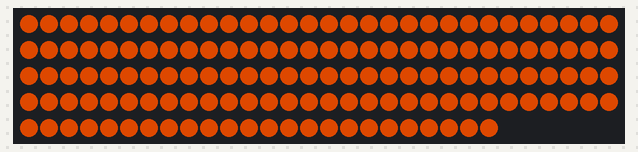
Simulated run of this sketch. Board: Arduino Uno, built with avr-gcc and run on an emulated ATmega328P. Shown: 144 RGB LEDs in strip order, left to right, continuing on the next row. Dim RGB values are drawn brighter than linear; random numbers use the default seed unless the sketch sets one.

Above: at 0.47 s.
At 15.92 s:
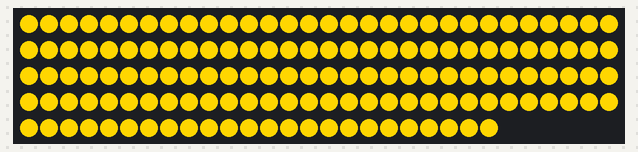
At 19.01 s:
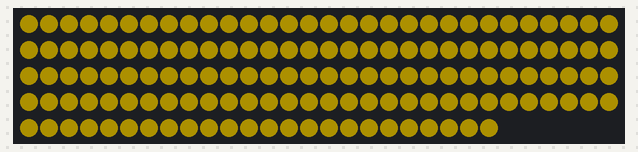

The sketch:

Triangle.ino
```cpp
//#include <TimerOne.h>
//#include "Button.h"
#include "SPI.h"
#include "Adafruit_WS2801.h"

//
//  Dimetrodon - 1 strand of 15 lights on a sail
//             - Sail is symmetric (7 + 1 + 7)
//             - No keypad
//
/*****************************************************************************/
//
// 10/22/14
//
// Modern full colors
//
#define dataPin 9       // 'yellow' wire
#define clockPin 8      // 'green' wire

#define numLights  144   // 15 segments to the sail

// framebuffers
uint32_t current_frame[numLights];
uint32_t next_frame[numLights];

// Set the first variable to the NUMBER of pixels.
Adafruit_WS2801 strip = Adafruit_WS2801(numLights, dataPin, clockPin);

// Sail colors

int foreColor  = 84;   // Starting foreground color
int backColor = 168;   // Starting background color
#define MaxColor 1536    // Colors are 6 * 256


// Shows

int wait=6;    // index to keep track of delay time
#define maxWait 12     // Number of stored delay times

//
// Setup
//

void setup() {

  //Serial.begin(9600);
  //Serial.println("Start");

  // Start up the LED counter
  strip.begin();

  // Update the strip, to start they are all 'off'
  clear();
  strip.show();
}


void loop() {

  // Start with a fun random show

  switch(0) {//random(8)) {

    case 0:
      allOn(random(20,100));
      break;
    case 1:
      randomfill(random(5,20));
      break;
    case 2:
      twocolor(random(1,30)*10000);
      break;
    case 3:
      rainbowshow(random(100,500));
      break;
    case 4:
      lightwave(random(10,50));
      break;
    case 5:
      twowave(random(10,50));
      break;
    case 6:
      lightrunup(random(10,40));
      break;
    case 7:
      randomcolors(random(5,30)*10000);
      break;

  }

  // Then a break with all the lights off
  clear();
  strip.show();
  delay(random(1,4)*10000);  // Hopefully 10-1200 seconds
}

/*
 * set all cells to black but don't call show yet
 * ignores buffering
 */
void clear() {
  for (int i=0; i<numLights; i++) {
    strip.setPixelColor(i, Color(0,0,0));
    setPixelColor(i, Color(0,0,0));
  }
}

/*
 * Fades lights to black over fade time
 */
void clearWithFade(int fadeTime) {
  for (int i=0; i<numLights; i++) {
    setPixelColor(i, Color(0,0,0));
  }
  morph_frame(fadeTime);
}

/*
 * All On
 *
 * Simply turns all the pixes on to a random color and then cycles
 *
 */

void allOn (int cycles) {
   for (int count = 0; count < cycles; count++) {
    for (int i=0; i < strip.numPixels(); i++) {
      setPixelColor(i, Wheel(foreColor));
    }
    morph_frame(GetDelayTime(wait));

    if (!random(100)) { if (wait++ > maxWait) wait = 0; }
    foreColor = (foreColor + 5) % MaxColor;
  }
  clearWithFade(1000);
}

/*
 * randomfill: randomly fills in pixels from blank to all on
 * then takes them away random until blank
 */

void randomfill(int cycles) {
  int i, j, save;
  byte shuffle[numLights];  // Will contain a shuffle of 0 to totPixels

  for (int count = 0; count < cycles; count++) {

    // Shuffle sort to determine order to turn on lights
    for (i=0; i < numLights; i++) shuffle[i] = i; // before shuffle
    for (i=0; i < numLights; i++) {  // here's position
      j = random(numLights);       // there's position
      save = shuffle[i];
      shuffle[i] = shuffle[j];     // first swap
      shuffle[j] = save;           // second swap
    }
    // Blank the screen
    clear();
    strip.show();
    delay(GetDelayTime(wait));

    // Turn on lights one at a time
    for (i=0; i < numLights; i++) {
      setPixelColor(shuffle[i], Wheel(foreColor));
      morph_frame(GetDelayTime(wait));
    }
    // Turn off lights one at a time
    for (i=0; i < numLights; i++) {
      setPixelColor(shuffle[numLights-i-1], Color(0,0,0));
      morph_frame(GetDelayTime(wait));
    }
    // Possibly new delay
    if (!random(2)) { wait = random(0,maxWait); }
  }
}

/*
 * randomcolors: turns each pixel on to a random color
 */

void randomcolors(long time) {
  for (int i=0; i < numLights; i++) setPixelColor(i, Wheel(random(MaxColor)));
  morph_frame(1000);
  delay(time);
  clearWithFade(1000);
}

/*
 * twocolor: alternates the color of pixels between two colors
 */

void twocolor(long time) {
  for (int i=0; i < numLights; i++) {
    if (i%2) { setPixelColor(i, Wheel(foreColor)); }
    else { setPixelColor(i, Wheel(backColor)); }
  }
  morph_frame(1000);
  delay(time);
  clearWithFade(1000);
  backColor = (backColor + 50) % MaxColor;
}

/*
 * rainbowshow: fills the spines with a gradient rainbow
 * over time, the starting color changes
 */

void rainbowshow(int cycles) {

  for (int count = 0; count < cycles; count++) {
    //int diff = abs(foreColor - backColor);
    int diff = MaxColor;
    for (int i=0; i < strip.numPixels(); i++) {
      setPixelColor(i, Wheel(((i*diff / strip.numPixels())+foreColor) % diff));
    }
    morph_frame(GetDelayTime(wait));
    foreColor = (foreColor + 20) % MaxColor;

    // Possibly new delay
    if (!random(10)) { if (wait++ > maxWait) wait = 0; }
  }
  clearWithFade(1000);
}

/*
 * visit each light in order and illuminate its neighbors
 * ignores buffering
 */
void unit_test() {

  for (int i=0; i<numLights; i++) {
    clear();
    strip.setPixelColor(i, Color(255,0,0));
    strip.show();
    delay(500);
  }
}

/*
 * lightwave - Just one pixel traveling from 0 to numLights
 */

void lightwave(int cycles) {

  for (int count = 0; count < cycles; count++) {
    for (int i=0; i < numLights; i++) {
      for (int j=0; j < numLights; j++) {
        if (i == j) { setPixelColor(j, Wheel(foreColor)); }
        else { setPixelColor(j, Color(0,0,0)); }
      }
      morph_frame(GetDelayTime(wait));
      if (!random(100)) wait = (wait + 1) % maxWait;
      if (!random(10)) foreColor = (foreColor + 5) % MaxColor;
    }
  }
}

/*
 * twowave - Two pixels traveling in opposite directions
 */

void twowave(int cycles) {

  for (int count = 0; count < cycles; count++) {
    for (int i=0; i < numLights; i++) {
      for (int j=0; j < numLights; j++) {
        if (j != i && j != (numLights-i-1)) {
          setPixelColor(j, Color(0,0,0));
        }
        if (j == i) {
          setPixelColor(j, Wheel(foreColor));
        }
        if (j == (numLights-i-1)) {
          setPixelColor(j, Wheel(backColor));
        }
      }
      morph_frame(GetDelayTime(wait));
      if (!random(100)) wait = (wait + 1) % maxWait;
      if (!random(10)) foreColor = (foreColor + 5) % MaxColor;
    }
  }
}
/*
 * lightrunup. Show where the lights fill up one at time
 */

void lightrunup(int cycles) {
  int i,j,k,count;

  for (count = 0; count < cycles; count++) {
    for (k=numLights; k > 0; k--) {
      for (i=0; i < k; i++) {
        for (j=0; j < k; j++) {
          if (i == j) { setPixelColor(j, Wheel(foreColor)); }
          else { setPixelColor(j, Color(0,0,0)); }
        }
        morph_frame(GetDelayTime(wait));
        if (!random(100)) wait = (wait + 1) % maxWait;
        if (!random(10)) foreColor = (foreColor + 20) % MaxColor;
      }
    }
  }
  clearWithFade(1000);
}

//
// Frame displays. Basically gradually changes image from previous frame to next frame.
// More pleasing to the eye.
//
// Code from Greg and Robie
//

void draw_frame(int delay_ms) {
  for (int i = 0; i < numLights; i++) {
    strip.setPixelColor(i, next_frame[i] & 0xffffff);
    current_frame[i] = next_frame[i];
  }
  strip.show();
  delay(delay_ms);
}

void draw_frame() {
  draw_frame(250);
}

#define FRAME_MSEC 100
#define MORPH_STEPS 25
#define STEP_LENGTH 10

void morph_frame(int msec) {
  int steps = msec / STEP_LENGTH;
  int deltas[numLights][3];
  for (int i = 0; i < numLights; i++) {
    for (int j = 0; j < 3; j++) {
      uint32_t old_color = (current_frame[i] >> (j * 8)) & 0xff;
      uint32_t new_color = (next_frame[i] >> (j * 8)) & 0xff;
      deltas[i][j] = (int)new_color - (int)old_color;
    }
  }

  for (int t = 1; t < steps; t++) {
    for (int i = 0; i < numLights; i++) {
      uint32_t color = 0;
      for (int j = 0; j < 3; j++) {
        uint32_t old_color = (current_frame[i] >> (j * 8)) & 0xff;
        color |= ((old_color + (deltas[i][j] * t / steps)) & 0xff) << (8 * j);
      }
      strip.setPixelColor(i, color);
    }
    strip.show();
    delay(STEP_LENGTH);
  }
  for (int i = 0; i < numLights; i++) {
    current_frame[i] = next_frame[i];
    strip.setPixelColor(i, current_frame[i]);
  }
  strip.show();
  delay(STEP_LENGTH);
}

void setPixelColor(int pos, uint32_t color) {
  next_frame[pos] = color;
}

void fill(uint32_t color) {
  for (int i = 0; i < numLights; i++) {
    setPixelColor(i, color);
  }
}

/*
 * Get Delay Time - Returns a delay time from an array.
 */

int GetDelayTime(int wait) {
  int DelayValues[maxWait] = { 10, 20, 40, 60, 80, 100, 150, 200, 300, 500, 750, 1000 };
  if (wait < maxWait) { return (DelayValues[wait]); } else { return (DelayValues[maxWait]); }
}


/* Helper functions */

// Create a 24 bit color value from R,G,B
uint32_t Color(byte r, byte g, byte b)
{
  uint32_t c;
  c = r;
  c <<= 8;
  c |= g;
  c <<= 8;
  c |= b;
  return c;
}

//Input a value 256 * 6 to get a color value.
//The colours are a transition r - g -b - back to r
uint32_t Wheel(int color)
{
  return Gradient_Wheel(color, 1);  // Intensity = 1
}

//Input a value 256 * 6 to get a color value.
//The colours are a transition r - g -b - back to r
//Intensity must be 0 <= intensity <= 1
uint32_t Gradient_Wheel(int color, float intensity)
{
  int r,g,b;
  int channel, value;

  color = color % MaxColor;  // Keep colors within bounds

  channel = color / 256;
  value = color % 256;

  if (intensity > 1) intensity = 1;
  if (intensity < 0) intensity = 0;

  switch(channel)
  {
    case 0:
      r = 255;
      g = value;
      b = 0;
      break;
    case 1:
      r = 255 - value;
      g = 255;
      b = 0;
      break;
    case 2:
      r = 0;
      g = 255;
      b = value;
      break;
    case 3:
      r = 0;
      g = 255 - value;
      b = 255;
      break;
    case 4:
      r = value;
      g = 0;
      b = 255;
      break;
    default:
      r = 255;
      g = 0;
      b = 255 - value;
      break;
   }
  return(Color(r * intensity, g * intensity, b * intensity));
}
```
